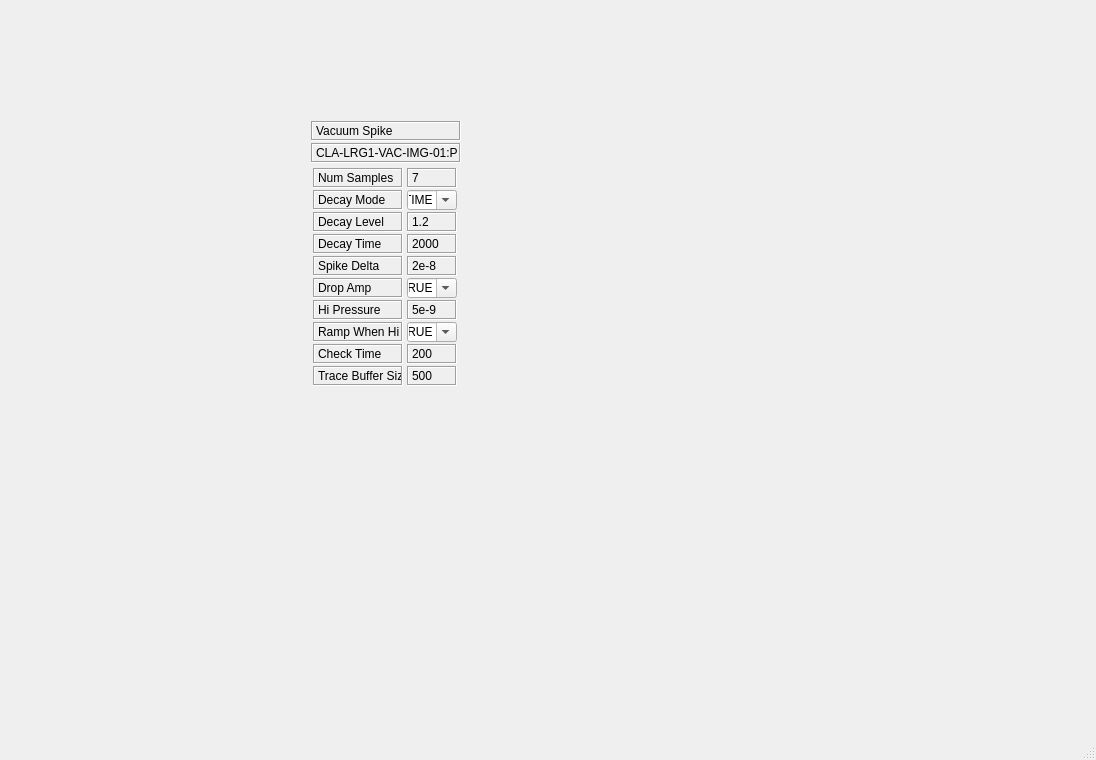
<?xml version="1.0" encoding="UTF-8"?>
<ui version="4.0">
 <class>MainWindow</class>
 <widget class="QMainWindow" name="MainWindow">
  <property name="geometry">
   <rect>
    <x>0</x>
    <y>0</y>
    <width>1096</width>
    <height>760</height>
   </rect>
  </property>
  <property name="windowTitle">
   <string>MainWindow</string>
  </property>
  <widget class="QWidget" name="centralwidget">
   <widget class="QWidget" name="">
    <property name="geometry">
     <rect>
      <x>311</x>
      <y>118</y>
      <width>150</width>
      <height>271</height>
     </rect>
    </property>
    <layout class="QVBoxLayout" name="verticalLayout_2">
     <property name="spacing">
      <number>2</number>
     </property>
     <item>
      <layout class="QVBoxLayout" name="verticalLayout">
       <property name="spacing">
        <number>2</number>
       </property>
       <item>
        <widget class="QLabel" name="vac_config">
         <property name="minimumSize">
          <size>
           <width>0</width>
           <height>20</height>
          </size>
         </property>
         <property name="maximumSize">
          <size>
           <width>16777215</width>
           <height>20</height>
          </size>
         </property>
         <property name="frameShape">
          <enum>QFrame::Box</enum>
         </property>
         <property name="frameShadow">
          <enum>QFrame::Sunken</enum>
         </property>
         <property name="text">
          <string>Vacuum Spike</string>
         </property>
         <property name="scaledContents">
          <bool>false</bool>
         </property>
        </widget>
       </item>
       <item>
        <widget class="QLabel" name="vac_pv_val">
         <property name="minimumSize">
          <size>
           <width>0</width>
           <height>20</height>
          </size>
         </property>
         <property name="maximumSize">
          <size>
           <width>16777215</width>
           <height>20</height>
          </size>
         </property>
         <property name="frameShape">
          <enum>QFrame::Box</enum>
         </property>
         <property name="frameShadow">
          <enum>QFrame::Sunken</enum>
         </property>
         <property name="text">
          <string>CLA-LRG1-VAC-IMG-01:P</string>
         </property>
         <property name="scaledContents">
          <bool>false</bool>
         </property>
        </widget>
       </item>
      </layout>
     </item>
     <item>
      <layout class="QGridLayout" name="gridLayout">
       <property name="spacing">
        <number>2</number>
       </property>
       <item row="0" column="1">
        <widget class="QLabel" name="vac_num_samples_to_average_val">
         <property name="minimumSize">
          <size>
           <width>50</width>
           <height>20</height>
          </size>
         </property>
         <property name="maximumSize">
          <size>
           <width>50</width>
           <height>20</height>
          </size>
         </property>
         <property name="frameShape">
          <enum>QFrame::Box</enum>
         </property>
         <property name="frameShadow">
          <enum>QFrame::Sunken</enum>
         </property>
         <property name="text">
          <string>7</string>
         </property>
         <property name="scaledContents">
          <bool>false</bool>
         </property>
        </widget>
       </item>
       <item row="1" column="0">
        <widget class="QLabel" name="vac_decay_mode">
         <property name="minimumSize">
          <size>
           <width>90</width>
           <height>20</height>
          </size>
         </property>
         <property name="maximumSize">
          <size>
           <width>90</width>
           <height>20</height>
          </size>
         </property>
         <property name="frameShape">
          <enum>QFrame::Box</enum>
         </property>
         <property name="frameShadow">
          <enum>QFrame::Sunken</enum>
         </property>
         <property name="text">
          <string>Decay Mode</string>
         </property>
         <property name="scaledContents">
          <bool>false</bool>
         </property>
        </widget>
       </item>
       <item row="1" column="1">
        <widget class="QComboBox" name="vac_decay_mode_val">
         <property name="sizePolicy">
          <sizepolicy hsizetype="Preferred" vsizetype="Preferred">
           <horstretch>0</horstretch>
           <verstretch>0</verstretch>
          </sizepolicy>
         </property>
         <property name="minimumSize">
          <size>
           <width>50</width>
           <height>20</height>
          </size>
         </property>
         <property name="maximumSize">
          <size>
           <width>50</width>
           <height>20</height>
          </size>
         </property>
         <property name="editable">
          <bool>true</bool>
         </property>
         <item>
          <property name="text">
           <string>TIME</string>
          </property>
         </item>
         <item>
          <property name="text">
           <string>LEVEL</string>
          </property>
         </item>
        </widget>
       </item>
       <item row="0" column="0">
        <widget class="QLabel" name="vac_num_samples_to_average">
         <property name="minimumSize">
          <size>
           <width>90</width>
           <height>20</height>
          </size>
         </property>
         <property name="maximumSize">
          <size>
           <width>90</width>
           <height>20</height>
          </size>
         </property>
         <property name="frameShape">
          <enum>QFrame::Box</enum>
         </property>
         <property name="frameShadow">
          <enum>QFrame::Sunken</enum>
         </property>
         <property name="text">
          <string>Num Samples</string>
         </property>
         <property name="scaledContents">
          <bool>false</bool>
         </property>
        </widget>
       </item>
       <item row="2" column="0">
        <widget class="QLabel" name="vac_decay_level">
         <property name="minimumSize">
          <size>
           <width>90</width>
           <height>20</height>
          </size>
         </property>
         <property name="maximumSize">
          <size>
           <width>90</width>
           <height>20</height>
          </size>
         </property>
         <property name="frameShape">
          <enum>QFrame::Box</enum>
         </property>
         <property name="frameShadow">
          <enum>QFrame::Sunken</enum>
         </property>
         <property name="text">
          <string>Decay Level</string>
         </property>
         <property name="scaledContents">
          <bool>false</bool>
         </property>
        </widget>
       </item>
       <item row="2" column="1">
        <widget class="QLabel" name="vac_decay_level_val">
         <property name="minimumSize">
          <size>
           <width>50</width>
           <height>20</height>
          </size>
         </property>
         <property name="maximumSize">
          <size>
           <width>50</width>
           <height>20</height>
          </size>
         </property>
         <property name="frameShape">
          <enum>QFrame::Box</enum>
         </property>
         <property name="frameShadow">
          <enum>QFrame::Sunken</enum>
         </property>
         <property name="text">
          <string>1.2</string>
         </property>
         <property name="scaledContents">
          <bool>false</bool>
         </property>
        </widget>
       </item>
       <item row="3" column="0">
        <widget class="QLabel" name="vac_decay_time">
         <property name="minimumSize">
          <size>
           <width>90</width>
           <height>20</height>
          </size>
         </property>
         <property name="maximumSize">
          <size>
           <width>90</width>
           <height>20</height>
          </size>
         </property>
         <property name="frameShape">
          <enum>QFrame::Box</enum>
         </property>
         <property name="frameShadow">
          <enum>QFrame::Sunken</enum>
         </property>
         <property name="text">
          <string>Decay Time</string>
         </property>
         <property name="scaledContents">
          <bool>false</bool>
         </property>
        </widget>
       </item>
       <item row="3" column="1">
        <widget class="QLabel" name="vac_decay_time_val">
         <property name="minimumSize">
          <size>
           <width>50</width>
           <height>20</height>
          </size>
         </property>
         <property name="maximumSize">
          <size>
           <width>50</width>
           <height>20</height>
          </size>
         </property>
         <property name="frameShape">
          <enum>QFrame::Box</enum>
         </property>
         <property name="frameShadow">
          <enum>QFrame::Sunken</enum>
         </property>
         <property name="text">
          <string>2000</string>
         </property>
         <property name="scaledContents">
          <bool>false</bool>
         </property>
        </widget>
       </item>
       <item row="4" column="0">
        <widget class="QLabel" name="vac_spike_delta">
         <property name="minimumSize">
          <size>
           <width>90</width>
           <height>20</height>
          </size>
         </property>
         <property name="maximumSize">
          <size>
           <width>90</width>
           <height>20</height>
          </size>
         </property>
         <property name="frameShape">
          <enum>QFrame::Box</enum>
         </property>
         <property name="frameShadow">
          <enum>QFrame::Sunken</enum>
         </property>
         <property name="text">
          <string>Spike Delta</string>
         </property>
         <property name="scaledContents">
          <bool>false</bool>
         </property>
        </widget>
       </item>
       <item row="4" column="1">
        <widget class="QLabel" name="vac_spike_delta_val">
         <property name="minimumSize">
          <size>
           <width>50</width>
           <height>20</height>
          </size>
         </property>
         <property name="maximumSize">
          <size>
           <width>50</width>
           <height>20</height>
          </size>
         </property>
         <property name="frameShape">
          <enum>QFrame::Box</enum>
         </property>
         <property name="frameShadow">
          <enum>QFrame::Sunken</enum>
         </property>
         <property name="text">
          <string>2e-8</string>
         </property>
         <property name="scaledContents">
          <bool>false</bool>
         </property>
        </widget>
       </item>
       <item row="5" column="0">
        <widget class="QLabel" name="vac_drop_amp">
         <property name="minimumSize">
          <size>
           <width>90</width>
           <height>20</height>
          </size>
         </property>
         <property name="maximumSize">
          <size>
           <width>90</width>
           <height>20</height>
          </size>
         </property>
         <property name="frameShape">
          <enum>QFrame::Box</enum>
         </property>
         <property name="frameShadow">
          <enum>QFrame::Sunken</enum>
         </property>
         <property name="text">
          <string>Drop Amp</string>
         </property>
         <property name="scaledContents">
          <bool>false</bool>
         </property>
        </widget>
       </item>
       <item row="9" column="1">
        <widget class="QLabel" name="trace_buffer_size_val">
         <property name="minimumSize">
          <size>
           <width>50</width>
           <height>20</height>
          </size>
         </property>
         <property name="maximumSize">
          <size>
           <width>50</width>
           <height>20</height>
          </size>
         </property>
         <property name="frameShape">
          <enum>QFrame::Box</enum>
         </property>
         <property name="frameShadow">
          <enum>QFrame::Sunken</enum>
         </property>
         <property name="text">
          <string>500</string>
         </property>
         <property name="scaledContents">
          <bool>false</bool>
         </property>
        </widget>
       </item>
       <item row="6" column="1">
        <widget class="QLabel" name="vac_hi_pressure_val">
         <property name="minimumSize">
          <size>
           <width>50</width>
           <height>20</height>
          </size>
         </property>
         <property name="maximumSize">
          <size>
           <width>50</width>
           <height>20</height>
          </size>
         </property>
         <property name="frameShape">
          <enum>QFrame::Box</enum>
         </property>
         <property name="frameShadow">
          <enum>QFrame::Sunken</enum>
         </property>
         <property name="text">
          <string>5e-9</string>
         </property>
         <property name="scaledContents">
          <bool>false</bool>
         </property>
        </widget>
       </item>
       <item row="6" column="0">
        <widget class="QLabel" name="vac_hi_pressure">
         <property name="minimumSize">
          <size>
           <width>90</width>
           <height>20</height>
          </size>
         </property>
         <property name="maximumSize">
          <size>
           <width>90</width>
           <height>20</height>
          </size>
         </property>
         <property name="frameShape">
          <enum>QFrame::Box</enum>
         </property>
         <property name="frameShadow">
          <enum>QFrame::Sunken</enum>
         </property>
         <property name="text">
          <string>Hi Pressure</string>
         </property>
         <property name="scaledContents">
          <bool>false</bool>
         </property>
        </widget>
       </item>
       <item row="8" column="0">
        <widget class="QLabel" name="vac_spike_check_time">
         <property name="minimumSize">
          <size>
           <width>90</width>
           <height>20</height>
          </size>
         </property>
         <property name="maximumSize">
          <size>
           <width>90</width>
           <height>20</height>
          </size>
         </property>
         <property name="frameShape">
          <enum>QFrame::Box</enum>
         </property>
         <property name="frameShadow">
          <enum>QFrame::Sunken</enum>
         </property>
         <property name="text">
          <string>Check Time</string>
         </property>
         <property name="scaledContents">
          <bool>false</bool>
         </property>
        </widget>
       </item>
       <item row="7" column="1">
        <widget class="QComboBox" name="ramp_when_hi_val">
         <property name="sizePolicy">
          <sizepolicy hsizetype="Preferred" vsizetype="Preferred">
           <horstretch>0</horstretch>
           <verstretch>0</verstretch>
          </sizepolicy>
         </property>
         <property name="minimumSize">
          <size>
           <width>50</width>
           <height>20</height>
          </size>
         </property>
         <property name="maximumSize">
          <size>
           <width>50</width>
           <height>20</height>
          </size>
         </property>
         <property name="editable">
          <bool>true</bool>
         </property>
         <item>
          <property name="text">
           <string>TRUE</string>
          </property>
         </item>
         <item>
          <property name="text">
           <string>FALSE</string>
          </property>
         </item>
        </widget>
       </item>
       <item row="8" column="1">
        <widget class="QLabel" name="vac_spike_check_time_val">
         <property name="minimumSize">
          <size>
           <width>50</width>
           <height>20</height>
          </size>
         </property>
         <property name="maximumSize">
          <size>
           <width>50</width>
           <height>20</height>
          </size>
         </property>
         <property name="frameShape">
          <enum>QFrame::Box</enum>
         </property>
         <property name="frameShadow">
          <enum>QFrame::Sunken</enum>
         </property>
         <property name="text">
          <string>200</string>
         </property>
         <property name="scaledContents">
          <bool>false</bool>
         </property>
        </widget>
       </item>
       <item row="9" column="0">
        <widget class="QLabel" name="trace_buffer_size">
         <property name="minimumSize">
          <size>
           <width>90</width>
           <height>20</height>
          </size>
         </property>
         <property name="maximumSize">
          <size>
           <width>90</width>
           <height>20</height>
          </size>
         </property>
         <property name="frameShape">
          <enum>QFrame::Box</enum>
         </property>
         <property name="frameShadow">
          <enum>QFrame::Sunken</enum>
         </property>
         <property name="text">
          <string>Trace Buffer Size</string>
         </property>
         <property name="scaledContents">
          <bool>false</bool>
         </property>
        </widget>
       </item>
       <item row="5" column="1">
        <widget class="QComboBox" name="vac_drop_amp_val">
         <property name="sizePolicy">
          <sizepolicy hsizetype="Preferred" vsizetype="Preferred">
           <horstretch>0</horstretch>
           <verstretch>0</verstretch>
          </sizepolicy>
         </property>
         <property name="minimumSize">
          <size>
           <width>50</width>
           <height>20</height>
          </size>
         </property>
         <property name="maximumSize">
          <size>
           <width>50</width>
           <height>20</height>
          </size>
         </property>
         <property name="editable">
          <bool>true</bool>
         </property>
         <item>
          <property name="text">
           <string>TRUE</string>
          </property>
         </item>
         <item>
          <property name="text">
           <string>FALSE</string>
          </property>
         </item>
        </widget>
       </item>
       <item row="7" column="0">
        <widget class="QLabel" name="ramp_when_hi">
         <property name="minimumSize">
          <size>
           <width>90</width>
           <height>20</height>
          </size>
         </property>
         <property name="maximumSize">
          <size>
           <width>90</width>
           <height>20</height>
          </size>
         </property>
         <property name="frameShape">
          <enum>QFrame::Box</enum>
         </property>
         <property name="frameShadow">
          <enum>QFrame::Sunken</enum>
         </property>
         <property name="text">
          <string>Ramp When Hi</string>
         </property>
         <property name="scaledContents">
          <bool>false</bool>
         </property>
        </widget>
       </item>
      </layout>
     </item>
    </layout>
   </widget>
  </widget>
  <widget class="QMenuBar" name="menubar">
   <property name="geometry">
    <rect>
     <x>0</x>
     <y>0</y>
     <width>1096</width>
     <height>21</height>
    </rect>
   </property>
  </widget>
  <widget class="QStatusBar" name="statusbar"/>
 </widget>
 <resources/>
 <connections/>
</ui>
